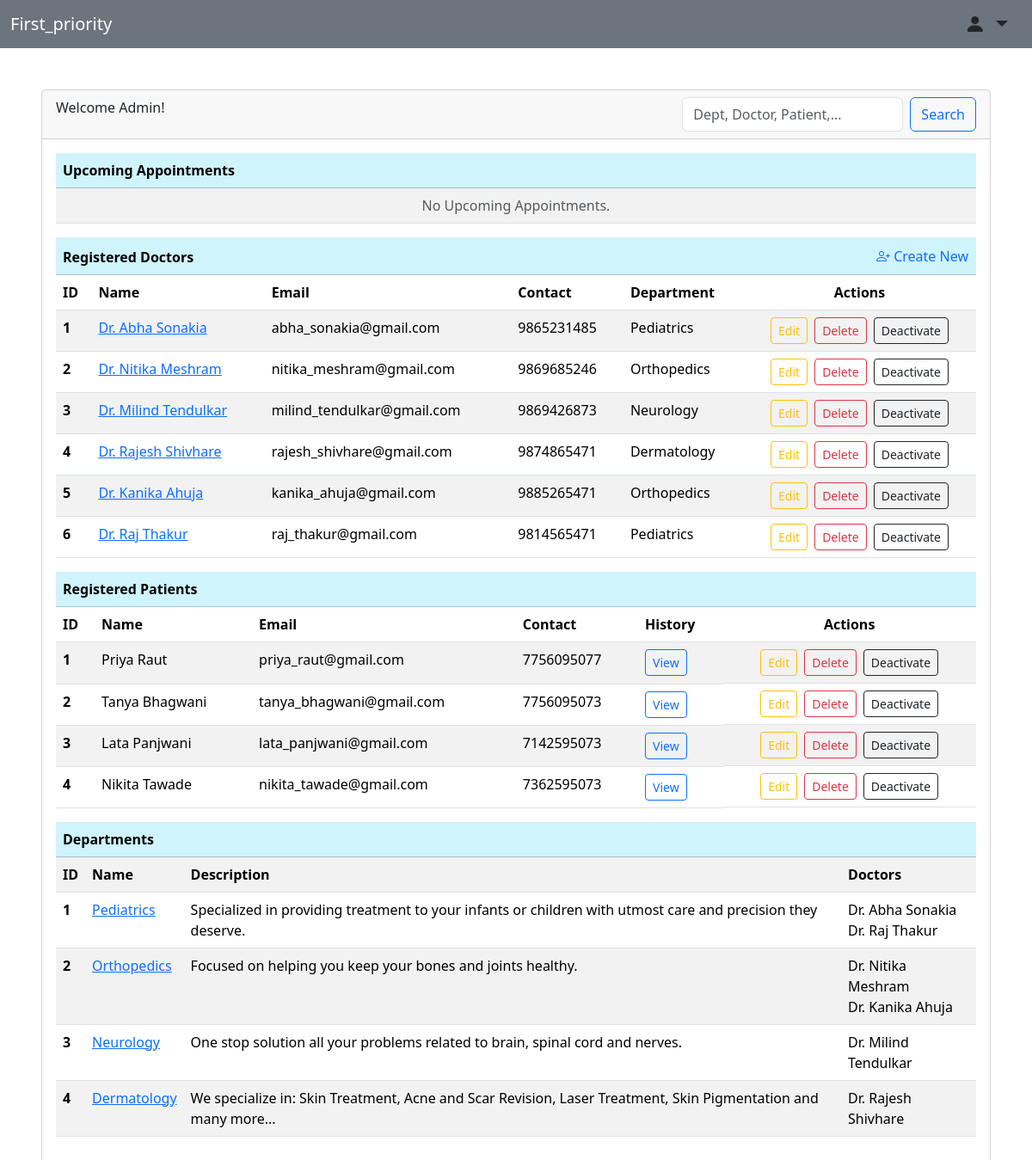
The page /dashboard/admin (signed in) on the database as committed earlier.
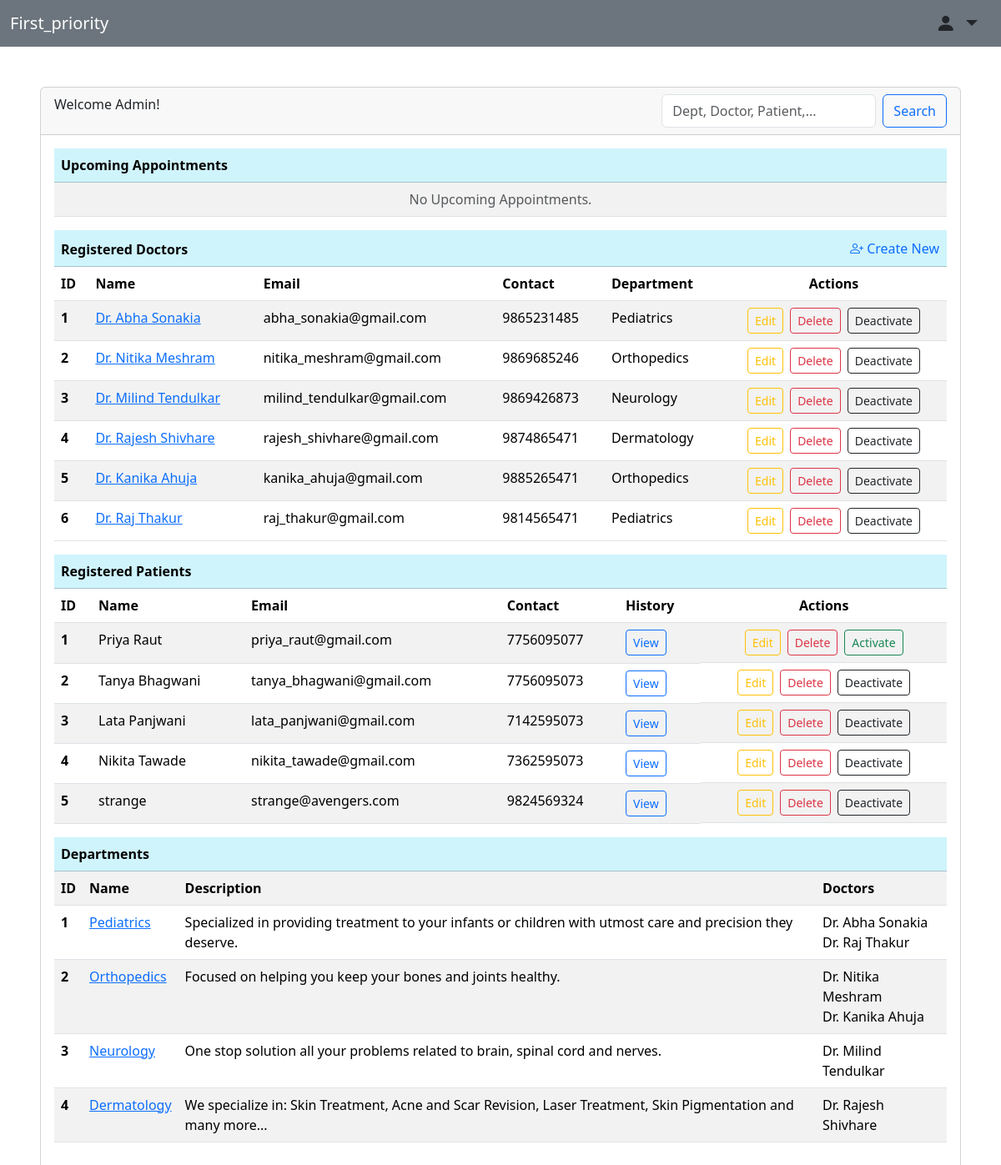
The same page on the database as committed later.
### backend/models.py (models this page shows, shortened)
class Doctor(db.Model,UserMixin):
    __tablename__ = "doctor"
    id = db.Column(db.Integer, primary_key = True, autoincrement = True)
    username = db.Column(db.String, unique=True)
    email = db.Column(db.String, unique = True)
    password = db.Column(db.String)
    full_name = db.Column(db.String)
    contact_no = db.Column(db.String)
    status = db.Column(db.Boolean,default=True)
    department_id = db.Column(db.Integer, db.ForeignKey("departments.id"))
    appointments = db.relationship("Appointment",backref="doctor")
    doctor_availability = db.relationship("Doctor_Availability",backref="doctor",cascade="all, delete-orphan")
    qualification= db.Column(db.Text)
    description= db.Column(db.Text)

class Departments(db.Model):
    __tablename__ = "departments"
    id = db.Column(db.Integer, primary_key = True, autoincrement = True)
    name = db.Column(db.String, unique = True)
    description = db.Column(db.Text)
    doctors = db.relationship("Doctor", backref = "department",cascade="all, delete-orphan")

class Patient(db.Model,UserMixin):
    __tablename__ = "patient"
    id = db.Column(db.Integer, primary_key = True, autoincrement = True)
    username = db.Column(db.String, unique=True)
    email = db.Column(db.String, unique = True)
    password = db.Column(db.String)
    full_name = db.Column(db.String)
    contact_no = db.Column(db.String)
    dob = db.Column(db.Date)
    address = db.Column(db.Text)
    status = db.Column(db.Boolean,default=True)
    appointments = db.relationship("Appointment",backref="patient",cascade="all, delete-orphan")

### backend/routes.py (the view)
@app.route("/dashboard/admin")
@login_required
def admin_dashboard():
    if isinstance(current_user, Admin):
        today = date.today()
        doctors = db.session.query(Doctor).all()
        patients=db.session.query(Patient).all()
        departments=db.session.query(Departments).all()
        appointment_details1=Appointment.query.filter(Appointment.appointment_status == "Upcoming", Appointment.date>=today).order_by(Appointment.date,Appointment.time).all()
        appointment_details = []
        for appointment in appointment_details1:
            if appointment.date == today:
                if appointment.time <= datetime.now().time():
                    continue
            appointment_details.append(appointment)
        return render_template("admin/admin_dash.html",doctors=doctors,patients=patients,departments=departments,records=appointment_details)
    else:
        return redirect("/")

### app.py (called while the page is built)
def create_app():
    app = Flask(__name__)
    app.config["SQLALCHEMY_DATABASE_URI"] = "sqlite:///mydb.sqlite3"
    db.init_app(app)
    app.config["SECRET_KEY"] = "mysecretkey"
    loginmanager=LoginManager(app)
    @loginmanager.user_loader
    def load_user(email):
        obj=db.session.query(Doctor).filter_by(email=email).first() or db.session.query(Patient).filter_by(email=email).first() or db.session.query(Admin).filter_by(email=email).first()
        return obj
    app.app_context().push()
    return app

### backend/routes.py (called while the page is built)
@app.before_request
def inactive_users():
    msg = None
    if not current_user.is_authenticated and request.endpoint != "login" and request.endpoint!="register" and request.endpoint!="home":
        if(current_user.is_active == False):
            msg = "You are not allowed to access the application. Please contact administrator."
        logout_user()
        return redirect(url_for("login", msg=msg))

### templates/admin/admin_dash.html (shortened to what the changed rows need)
<!DOCTYPE html>
<html lang="en">
<head>
    <link href="https://cdn.jsdelivr.net/npm/bootstrap@5.3.8/dist/css/bootstrap.min.css" rel="stylesheet"
>
    <link rel="stylesheet" href="https://cdn.jsdelivr.net/npm/bootstrap-icons@1.13.1/font/bootstrap-icons.min.css">
</head>
<body>
    <div class="card mt-5 ms-5 me-5">
        <div class="card-body">
            <table class="table table-striped">
                <thead>
                    <tr class="table-info">
                        <th colspan="8">Upcoming Appointments</th>
                    </tr>
                </thead>
            </table>
            <table class="table table-striped">
                <thead>
                    <tr class="table-info">
                        <th colspan="5">Registered Doctors</th>
                        <th colspan="1" class="text-end"><a href="/create/doc"
                                class="btn btn p-0 text-primary text-decoration-none"><i class="bi bi-person-plus"></i>
                                Create New</a>
                        </th>
                    </tr>
                    <tr>
                        <th scope="col">ID</th>
                        <th scope="col">Name</th>
                        <th scope="col">Email</th>
                        <th scope="col">Contact</th>
                        <th scope="col">Department</th>
                        <th scope="col" class="text-center">Actions</th>
                    </tr>
                </thead>
                <tbody>
                    {% for doctor in doctors %}
                    <tr>
                        <th scope="row">{{doctor.id}}</th>
                        <td><a href="/view/doctor?doctor_id={{doctor.id}}" type="button">{{doctor.full_name}}</a></td>
                        <td>{{doctor.email}}</td>
                        <td>{{doctor.contact_no}}</td>
                        <td>{{doctor.department.name}}</td>
                        <td class="d-flex justify-content-center"><a href="/edit/doc?id={{doctor.id}}" type="button"
                                class="btn btn-outline-warning btn-sm me-2">Edit</a>
                            <button type="button" class="btn btn-outline-danger btn-sm me-2" data-bs-toggle="modal"
                                data-bs-target="#deleteDocModal{{doctor.id}}">Delete
                            </button>
                            <form action="/blacklist/doc?id={{doctor.id}}" method="POST">
                                <button type="submit"
                                    class="btn btn-sm {{ 'btn-outline-dark' if doctor.status else 'btn-outline-success' }}">
                                    {{ 'Deactivate' if doctor.status else 'Activate' }}</button>
                            </form>
                        </td>
                    </tr>
                    {% endfor %}
                </tbody>
            </table>
            <table class="table table-striped">
                <thead>
                    <tr class="table-info">
                        <th colspan="6">Registered Patients</th>
                    </tr>
                    <tr>
                        <th scope="col">ID</th>
                        <th scope="col">Name</th>
                        <th scope="col">Email</th>
                        <th scope="col">Contact</th>
                        <th scope="col">History</th>
                        <th scope="col" class="text-center">Actions</th>
                    </tr>
                </thead>
                <tbody>
                    {% for patient in patients %}
                    <tr>
                        <th scope="row">{{patient.id}}</th>
                        <td>{{patient.full_name}}</td>
                        <td>{{patient.email}}</td>
                        <td>{{patient.contact_no}}</td>
                        <td><a href="/patient_history?id={{patient.id}}" class="btn btn-outline-primary btn-sm">View</a>
                        </td>
                        <td class="d-flex justify-content-center"><a href="/edit/patient?id={{patient.id}}" type="button"
                                class="btn btn-outline-warning btn-sm me-2">Edit</a>
                            <button type="button" class="btn btn-outline-danger btn-sm me-2" data-bs-toggle="modal"
                                data-bs-target="#deletePatientModal{{patient.id}}">Delete
                            </button>
                            <form action="/blacklist/patient?id={{patient.id}}" method="POST">
                                <button type="submit"
                                    class="btn btn-sm {{ 'btn-outline-dark' if patient.status else 'btn-outline-success' }}">
                                    {{ 'Deactivate' if patient.status else 'Activate' }}</button>
                            </form>
                        </td>
                    </tr>
                    {% endfor %}
                </tbody>
            </table>
            <table class="table table-striped">
                <thead>
                    <tr class="table-info">
                        <th colspan="4">Departments</th>
                    </tr>
                </thead>
                {% if departments %}
                <tbody>
                    <tr>
                        <th scope="col">ID</th>
                        <th scope="col">Name</th>
                        <th scope="col">Description</th>
                        <th scope="col">Doctors</th>
                    </tr>
                    {% for department in departments %}
                    <tr>
                        <th scope="row">{{department.id}}</th>
                        <td><a href="/view/department?department_id={{department.id}}" type="button">{{department.name}}</a></td>
                        <td>{{department.description}}</td>
                        <td>{% for doctor in department.doctors %}{{doctor.full_name}}<br>
                            {% endfor %}
                        </td>
                    </tr>
                    {% endfor %}
                </tbody>
                {% else %}
                <tbody>
                    <tr>
                        <td colspan="8" class="text-center text-muted">None.</td>
                    </tr>
                </tbody>
                {% endif %}
            </table>
        </div>
    </div>
</body>
</html>

Rows that differ between the two databases and show on the page:
changed Patient "Priya Raut": status "Deactivate" → "Activate"
added Patient: id "5", full_name "strange", email "strange@avengers.com", contact_no "9824569324", status "Deactivate"
